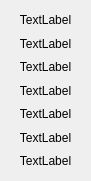
   <widget class="QWidget" name="verticalLayoutWidget_2">
    <property name="geometry">
     <rect>
      <x>560</x>
      <y>130</y>
      <width>91</width>
      <height>181</height>
     </rect>
    </property>
    <layout class="QVBoxLayout" name="verticalLayout_2">
     <item>
      <widget class="QLabel" name="label_29">
       <property name="styleSheet">
        <string notr="true">font: 75 9pt &quot;Adobe 고딕 Std B&quot;;</string>
       </property>
       <property name="text">
        <string>TextLabel</string>
       </property>
       <property name="alignment">
        <set>Qt::AlignCenter</set>
       </property>
      </widget>
     </item>
     <item>
      <widget class="QLabel" name="label_28">
       <property name="styleSheet">
        <string notr="true">font: 75 9pt &quot;Adobe 고딕 Std B&quot;;</string>
       </property>
       <property name="text">
        <string>TextLabel</string>
       </property>
       <property name="alignment">
        <set>Qt::AlignCenter</set>
       </property>
      </widget>
     </item>
     <item>
      <widget class="QLabel" name="label_30">
       <property name="styleSheet">
        <string notr="true">font: 75 9pt &quot;Adobe 고딕 Std B&quot;;</string>
       </property>
       <property name="text">
        <string>TextLabel</string>
       </property>
       <property name="alignment">
        <set>Qt::AlignCenter</set>
       </property>
      </widget>
     </item>
     <item>
      <widget class="QLabel" name="label_31">
       <property name="styleSheet">
        <string notr="true">font: 75 9pt &quot;Adobe 고딕 Std B&quot;;</string>
       </property>
       <property name="text">
        <string>TextLabel</string>
       </property>
       <property name="alignment">
        <set>Qt::AlignCenter</set>
       </property>
      </widget>
     </item>
     <item>
      <widget class="QLabel" name="label_32">
       <property name="styleSheet">
        <string notr="true">font: 75 9pt &quot;Adobe 고딕 Std B&quot;;</string>
       </property>
       <property name="text">
        <string>TextLabel</string>
       </property>
       <property name="alignment">
        <set>Qt::AlignCenter</set>
       </property>
      </widget>
     </item>
     <item>
      <widget class="QLabel" name="label_33">
       <property name="styleSheet">
        <string notr="true">font: 75 9pt &quot;Adobe 고딕 Std B&quot;;</string>
       </property>
       <property name="text">
        <string>TextLabel</string>
       </property>
       <property name="alignment">
        <set>Qt::AlignCenter</set>
       </property>
      </widget>
     </item>
     <item>
      <widget class="QLabel" name="label_34">
       <property name="styleSheet">
        <string notr="true">font: 75 9pt &quot;Adobe 고딕 Std B&quot;;</string>
       </property>
       <property name="text">
        <string>TextLabel</string>
       </property>
       <property name="alignment">
        <set>Qt::AlignCenter</set>
       </property>
      </widget>
     </item>
    </layout>
   </widget>
